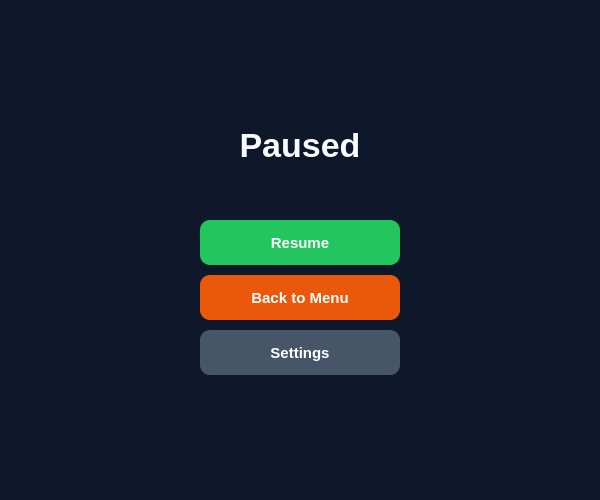
<?xml version="1.0" encoding="UTF-8"?>
<ui version="4.0">
 <class>PausePage</class>
 <widget class="QWidget" name="PausePage">
  <property name="geometry">
   <rect>
    <x>0</x>
    <y>0</y>
    <width>600</width>
    <height>500</height>
   </rect>
  </property>
  <property name="styleSheet">
   <string notr="true">background: #0f172a;</string>
  </property>
  <widget class="QLabel" name="titleLabel">
   <property name="geometry">
    <rect>
     <x>230</x>
     <y>120</y>
     <width>140</width>
     <height>50</height>
    </rect>
   </property>
   <property name="styleSheet">
    <string notr="true">font-size: 34px; font-weight: 800; color: #f8fafc;</string>
   </property>
   <property name="text">
    <string>Paused</string>
   </property>
   <property name="alignment">
    <set>Qt::AlignCenter</set>
   </property>
  </widget>
  <widget class="QPushButton" name="resumeButton">
   <property name="geometry">
    <rect>
     <x>200</x>
     <y>220</y>
     <width>200</width>
     <height>45</height>
    </rect>
   </property>
   <property name="styleSheet">
    <string notr="true">background: #22c55e; color: white; border: none; border-radius: 10px; padding: 12px 18px; font-size: 15px; font-weight: 600;</string>
   </property>
   <property name="text">
    <string>Resume</string>
   </property>
  </widget>
  <widget class="QPushButton" name="menuButton">
   <property name="geometry">
    <rect>
     <x>200</x>
     <y>275</y>
     <width>200</width>
     <height>45</height>
    </rect>
   </property>
   <property name="styleSheet">
    <string notr="true">background: #ea580c; color: white; border: none; border-radius: 10px; padding: 12px 18px; font-size: 15px; font-weight: 600;</string>
   </property>
   <property name="text">
    <string>Back to Menu</string>
   </property>
  </widget>
  <widget class="QPushButton" name="settingsButton">
   <property name="geometry">
    <rect>
     <x>200</x>
     <y>330</y>
     <width>200</width>
     <height>45</height>
    </rect>
   </property>
   <property name="styleSheet">
    <string notr="true">background: #475569; color: white; border: none; border-radius: 10px; padding: 12px 18px; font-size: 15px; font-weight: 600;</string>
   </property>
   <property name="text">
    <string>Settings</string>
   </property>
  </widget>
 </widget>
 <resources/>
 <connections>
  <connection>
   <sender>resumeButton</sender>
   <signal>clicked()</signal>
   <receiver>PausePage</receiver>
   <slot>resumeClicked()</slot>
   <hints>
    <hint type="sgnl">
     <signal>clicked()</signal>
    </hint>
   </hints>
  </connection>
  <connection>
   <sender>menuButton</sender>
   <signal>clicked()</signal>
   <receiver>PausePage</receiver>
   <slot>menuClicked()</slot>
   <hints>
    <hint type="sgnl">
     <signal>clicked()</signal>
    </hint>
   </hints>
  </connection>
  <connection>
   <sender>settingsButton</sender>
   <signal>clicked()</signal>
   <receiver>PausePage</receiver>
   <slot>settingsClicked()</slot>
   <hints>
    <hint type="sgnl">
     <signal>clicked()</signal>
    </hint>
   </hints>
  </connection>
 </connections>
</ui>
